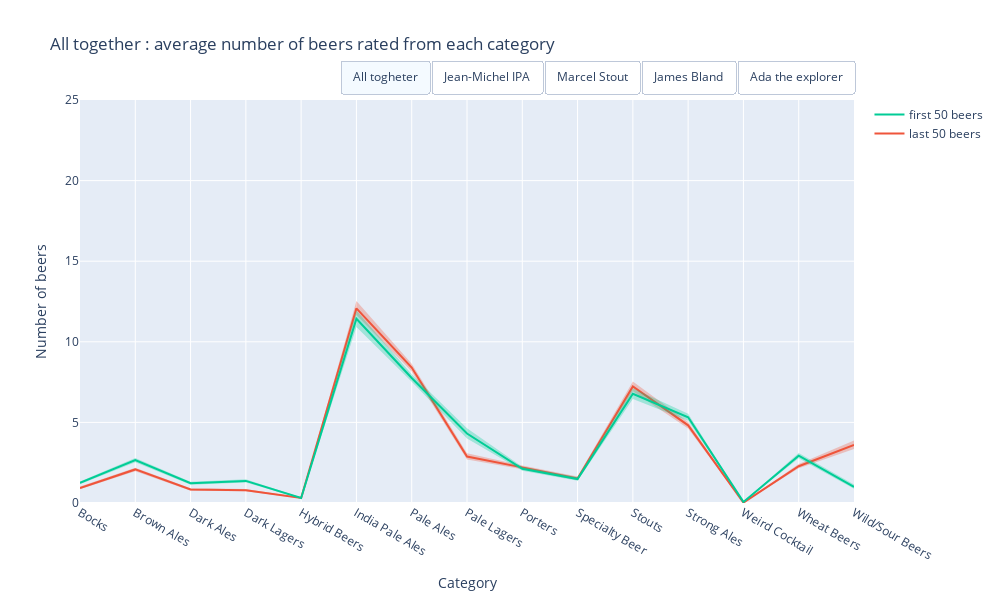

The code cell stored with this chart in its notebook:
### Code cell
# Interactive plot with the different clusters for Kmeans with k = 4
mean_user = df_pivot.copy()

# plotly setup 
fig = go.Figure()

# Add one ore more traces
x = mean_user.index

for key in mapping_name_idx.keys():
    viz = False
    if key == "All":
        viz = True
    
    #last
    #mean
    fig.add_trace(go.Scatter(x=x, y=mean_user.iloc[:, 25 + mapping_name_idx[key]].values,
                             name='last 50 beers', mode='lines', line_color='rgb(239,85,59)', 
                             visible=viz, showlegend=True))
    #CI low
    fig.add_trace(go.Scatter(x=x, y=mean_user.iloc[:, 15 + mapping_name_idx[key]].values,
                             name='first, CI Low', fill=None, mode='lines', line_width = 0.00,
                             fillcolor='rgba(239,85,59,0.3)', visible=viz, showlegend=False))
    #CI high
    fig.add_trace(go.Scatter(x=x, y=mean_user.iloc[:, 20 + mapping_name_idx[key]].values,
                             name='first, CI high', fill='tonexty', mode='lines', line_width = 0.00,
                             fillcolor='rgba(239,85,59,0.3)', visible=viz, showlegend=False))

    #first
    #mean
    fig.add_trace(go.Scatter(x=x, y=mean_user.iloc[:, 10 + mapping_name_idx[key]].values,
                             name='first 50 beers', mode='lines', line_color = "rgb(0,204,150)",
                             visible=viz, showlegend=True))
    #CI low
    fig.add_trace(go.Scatter(x=x, y=mean_user.iloc[:, 0 + mapping_name_idx[key]].values,
                             name='first, CI Low', fill=None, mode='lines', line_width = 0.00,
                             fillcolor='rgba(0,204,150,0.3)', visible=viz, showlegend=False))
    #CI high
    fig.add_trace(go.Scatter(x=x, y=mean_user.iloc[:, 5 + mapping_name_idx[key]].values,
                             name='first, CI High', fill='tonexty', mode='lines', line_width = 0.00,
                             fillcolor='rgba(0,204,150,0.3)', visible=viz, showlegend=False))

#build 5 mask coresponding to each button
list_0 = [True]*6 + [False]*24
list_1 = [False]*6 + [True]*6 + [False]*18
list_2 = [False]*12 + [True]*6 + [False]*12
list_3 = [False]*18 + [True]*6 + [False]*6
list_4 = [False]*24 + [True]*6

fig.update_layout(
    yaxis_range=[0,25],
    width=1000,
    height=600,
    updatemenus=[
        dict(
            type="buttons",
            direction="right",
            active=0,
            x=1,
            y=1.1,
            buttons=list([
                dict(label="All togheter",
                     method="update",
                     args=[{"visible": list_0},
                           {'title':'All together : average number of beers rated from each category'}]),
                dict(label="Jean-Michel IPA",
                     method="update",
                     args=[{"visible": list_1},
                           {'title' : 'Team "Jean-Michel IPA" : average number of beers rated from each category'}]),
                dict(label="Marcel Stout",
                     method="update",
                     args=[{"visible": list_2},
                           {'title' : 'Team "Marcel Stout" : average number of beers rated from each category'}]),
                dict(label="James Bland",
                     method="update",
                     args=[{"visible": list_3},
                           {'title' : 'Team "James Bland" : average number of beers rated from each category'}]),
                dict(label="Ada the explorer",
                     method="update",
                     args=[{"visible": list_4},
                           {'title' : 'Team "Ada the explorer" : average number of beers rated from each category'}])

            ]),
        )
    ])

# Set title
fig.update_xaxes(title_text="Category")
fig.update_yaxes(title_text="Number of beers")

fig.update_layout({'title' : 'All together : average number of beers rated from each category'})

fig.show()
#fig.write_html("all_first_vs_last.html")

### Figure 1 — Plotly figure (JSON) as saved in the notebook; plotly's stock layout.template omitted (floating-point values rounded to 4 significant figures)
{"data": [{"line": {"color": "rgb(239,85,59)"}, "mode": "lines", "name": "last 50 beers", "showlegend": true, "type": "scatter", "visible": true, "x": ["Bocks", "Brown Ales", "Dark Ales", "Dark Lagers", "Hybrid Beers", "India Pale Ales", "Pale Ales", "Pale Lagers", "Porters", "Specialty Beer", "Stouts", "Strong Ales", "Weird Cocktail", "Wheat Beers", "Wild/Sour Beers"], "y": [0.933, 2.082, 0.8371, 0.7907, 0.3124, 12.08, 8.402, 2.882, 2.21, 1.526, 7.224, 4.819, 0.02165, 2.282, 3.601]}, {"fillcolor": "rgba(239,85,59,0.3)", "line": {"width": 0}, "mode": "lines", "name": "first, CI Low", "showlegend": false, "type": "scatter", "visible": true, "x": ["Bocks", "Brown Ales", "Dark Ales", "Dark Lagers", "Hybrid Beers", "India Pale Ales", "Pale Ales", "Pale Lagers", "Porters", "Specialty Beer", "Stouts", "Strong Ales", "Weird Cocktail", "Wheat Beers", "Wild/Sour Beers"], "y": [0.8546, 1.974, 0.7619, 0.7227, 0.2773, 11.66, 8.16, 2.704, 2.1, 1.42, 6.934, 4.618, 0.0134, 2.161, 3.356]}, {"fill": "tonexty", "fillcolor": "rgba(239,85,59,0.3)", "line": {"width": 0}, "mode": "lines", "name": "first, CI high", "showlegend": false, "type": "scatter", "visible": true, "x": ["Bocks", "Brown Ales", "Dark Ales", "Dark Lagers", "Hybrid Beers", "India Pale Ales", "Pale Ales", "Pale Lagers", "Porters", "Specialty Beer", "Stouts", "Strong Ales", "Weird Cocktail", "Wheat Beers", "Wild/Sour Beers"], "y": [1.021, 2.193, 0.9134, 0.8608, 0.3485, 12.53, 8.644, 3.084, 2.319, 1.643, 7.543, 5.029, 0.03093, 2.416, 3.878]}, {"line": {"color": "rgb(0,204,150)"}, "mode": "lines", "name": "first 50 beers", "showlegend": true, "type": "scatter", "visible": true, "x": ["Bocks", "Brown Ales", "Dark Ales", "Dark Lagers", "Hybrid Beers", "India Pale Ales", "Pale Ales", "Pale Lagers", "Porters", "Specialty Beer", "Stouts", "Strong Ales", "Weird Cocktail", "Wheat Beers", "Wild/Sour Beers"], "y": [1.247, 2.662, 1.225, 1.371, 0.3072, 11.43, 7.753, 4.309, 2.119, 1.487, 6.773, 5.315, 0.06701, 2.936, 1.001]}, {"fillcolor": "rgba(0,204,150,0.3)", "line": {"width": 0}, "mode": "lines", "name": "first, CI Low", "showlegend": false, "type": "scatter", "visible": true, "x": ["Bocks", "Brown Ales", "Dark Ales", "Dark Lagers", "Hybrid Beers", "India Pale Ales", "Pale Ales", "Pale Lagers", "Porters", "Specialty Beer", "Stouts", "Strong Ales", "Weird Cocktail", "Wheat Beers", "Wild/Sour Beers"], "y": [1.159, 2.534, 1.135, 1.271, 0.2722, 10.91, 7.522, 4.006, 2.006, 1.376, 6.444, 5.107, 0.05155, 2.775, 0.8804]}, {"fill": "tonexty", "fillcolor": "rgba(0,204,150,0.3)", "line": {"width": 0}, "mode": "lines", "name": "first, CI High", "showlegend": false, "type": "scatter", "visible": true, "x": ["Bocks", "Brown Ales", "Dark Ales", "Dark Lagers", "Hybrid Beers", "India Pale Ales", "Pale Ales", "Pale Lagers", "Porters", "Specialty Beer", "Stouts", "Strong Ales", "Weird Cocktail", "Wheat Beers", "Wild/Sour Beers"], "y": [1.339, 2.792, 1.314, 1.475, 0.3423, 11.94, 7.989, 4.637, 2.241, 1.609, 7.126, 5.534, 0.08351, 3.104, 1.142]}, {"line": {"color": "rgb(239,85,59)"}, "mode": "lines", "name": "last 50 beers", "showlegend": true, "type": "scatter", "visible": false, "x": ["Bocks", "Brown Ales", "Dark Ales", "Dark Lagers", "Hybrid Beers", "India Pale Ales", "Pale Ales", "Pale Lagers", "Porters", "Specialty Beer", "Stouts", "Strong Ales", "Weird Cocktail", "Wheat Beers", "Wild/Sour Beers"], "y": [0.5314, 1.264, 0.4519, 0.4895, 0.2469, 16.16, 8.142, 2.201, 1.962, 1.201, 7.607, 3.703, 0.008368, 1.824, 4.205]}, {"fillcolor": "rgba(239,85,59,0.3)", "line": {"width": 0}, "mode": "lines", "name": "first, CI Low", "showlegend": false, "type": "scatter", "visible": false, "x": ["Bocks", "Brown Ales", "Dark Ales", "Dark Lagers", "Hybrid Beers", "India Pale Ales", "Pale Ales", "Pale Lagers", "Porters", "Specialty Beer", "Stouts", "Strong Ales", "Weird Cocktail", "Wheat Beers", "Wild/Sour Beers"], "y": [0.4184, 1.1, 0.3515, 0.3891, 0.1883, 15.28, 7.678, 1.912, 1.757, 1.029, 6.958, 3.368, 0, 1.619, 3.703]}, {"fill": "tonexty", "fillcolor": "rgba(239,85,59,0.3)", "line": {"width": 0}, "mode": "lines", "name": "first, CI high", "showlegend": false, "type": "scatter", "visible": false, "x": ["Bocks", "Brown Ales", "Dark Ales", "Dark Lagers", "Hybrid Beers", "India Pale Ales", "Pale Ales", "Pale Lagers", "Porters", "Specialty Beer", "Stouts", "Strong Ales", "Weird Cocktail", "Wheat Beers", "Wild/Sour Beers"], "y": [0.6695, 1.431, 0.5649, 0.59, 0.3096, 17.12, 8.623, 2.544, 2.18, 1.389, 8.339, 4.054, 0.02092, 2.059, 4.766]}, {"line": {"color": "rgb(0,204,150)"}, "mode": "lines", "name": "first 50 beers", "showlegend": true, "type": "scatter", "visible": false, "x": ["Bocks", "Brown Ales", "Dark Ales", "Dark Lagers", "Hybrid Beers", "India Pale Ales", "Pale Ales", "Pale Lagers", "Porters", "Specialty Beer", "Stouts", "Strong Ales", "Weird Cocktail", "Wheat Beers", "Wild/Sour Beers"], "y": [0.5983, 1.732, 0.6151, 0.5481, 0.2343, 22.83, 7.469, 2.013, 1.351, 1.222, 4.556, 4.075, 0.01255, 1.879, 0.8619]}, {"fillcolor": "rgba(0,204,150,0.3)", "line": {"width": 0}, "mode": "lines", "name": "first, CI Low", "showlegend": false, "type": "scatter", "visible": false, "x": ["Bocks", "Brown Ales", "Dark Ales", "Dark Lagers", "Hybrid Beers", "India Pale Ales", "Pale Ales", "Pale Lagers", "Porters", "Specialty Beer", "Stouts", "Strong Ales", "Weird Cocktail", "Wheat Beers", "Wild/Sour Beers"], "y": [0.4937, 1.544, 0.5105, 0.4477, 0.1715, 22.19, 7.05, 1.766, 1.188, 1.05, 4.139, 3.762, 0, 1.669, 0.6778]}, {"fill": "tonexty", "fillcolor": "rgba(0,204,150,0.3)", "line": {"width": 0}, "mode": "lines", "name": "first, CI High", "showlegend": false, "type": "scatter", "visible": false, "x": ["Bocks", "Brown Ales", "Dark Ales", "Dark Lagers", "Hybrid Beers", "India Pale Ales", "Pale Ales", "Pale Lagers", "Porters", "Specialty Beer", "Stouts", "Strong Ales", "Weird Cocktail", "Wheat Beers", "Wild/Sour Beers"], "y": [0.7155, 1.925, 0.7364, 0.6695, 0.3013, 23.54, 7.916, 2.293, 1.519, 1.439, 4.979, 4.406, 0.02929, 2.113, 1.151]}, {"line": {"color": "rgb(239,85,59)"}, "mode": "lines", "name": "last 50 beers", "showlegend": true, "type": "scatter", "visible": false, "x": ["Bocks", "Brown Ales", "Dark Ales", "Dark Lagers", "Hybrid Beers", "India Pale Ales", "Pale Ales", "Pale Lagers", "Porters", "Specialty Beer", "Stouts", "Strong Ales", "Weird Cocktail", "Wheat Beers", "Wild/Sour Beers"], "y": [0.551, 1.878, 0.602, 0.5459, 0.2449, 11.47, 7.041, 1.638, 2.577, 1.485, 10.19, 5.092, 0.005102, 1.878, 4.801]}, {"fillcolor": "rgba(239,85,59,0.3)", "line": {"width": 0}, "mode": "lines", "name": "first, CI Low", "showlegend": false, "type": "scatter", "visible": false, "x": ["Bocks", "Brown Ales", "Dark Ales", "Dark Lagers", "Hybrid Beers", "India Pale Ales", "Pale Ales", "Pale Lagers", "Porters", "Specialty Beer", "Stouts", "Strong Ales", "Weird Cocktail", "Wheat Beers", "Wild/Sour Beers"], "y": [0.4388, 1.653, 0.4847, 0.4235, 0.1786, 10.68, 6.592, 1.367, 2.327, 1.265, 9.469, 4.628, 0, 1.648, 4.179]}, {"fill": "tonexty", "fillcolor": "rgba(239,85,59,0.3)", "line": {"width": 0}, "mode": "lines", "name": "first, CI high", "showlegend": false, "type": "scatter", "visible": false, "x": ["Bocks", "Brown Ales", "Dark Ales", "Dark Lagers", "Hybrid Beers", "India Pale Ales", "Pale Ales", "Pale Lagers", "Porters", "Specialty Beer", "Stouts", "Strong Ales", "Weird Cocktail", "Wheat Beers", "Wild/Sour Beers"], "y": [0.6786, 2.128, 0.7347, 0.6837, 0.3163, 12.38, 7.51, 1.969, 2.837, 1.75, 10.98, 5.607, 0.01531, 2.107, 5.471]}, {"line": {"color": "rgb(0,204,150)"}, "mode": "lines", "name": "first 50 beers", "showlegend": true, "type": "scatter", "visible": false, "x": ["Bocks", "Brown Ales", "Dark Ales", "Dark Lagers", "Hybrid Beers", "India Pale Ales", "Pale Ales", "Pale Lagers", "Porters", "Specialty Beer", "Stouts", "Strong Ales", "Weird Cocktail", "Wheat Beers", "Wild/Sour Beers"], "y": [0.8163, 2.505, 0.9592, 0.6327, 0.2806, 9.872, 4.75, 1.296, 3.097, 1.342, 15.15, 6.168, 0.07653, 1.551, 1.505]}, {"fillcolor": "rgba(0,204,150,0.3)", "line": {"width": 0}, "mode": "lines", "name": "first, CI Low", "showlegend": false, "type": "scatter", "visible": false, "x": ["Bocks", "Brown Ales", "Dark Ales", "Dark Lagers", "Hybrid Beers", "India Pale Ales", "Pale Ales", "Pale Lagers", "Porters", "Specialty Beer", "Stouts", "Strong Ales", "Weird Cocktail", "Wheat Beers", "Wild/Sour Beers"], "y": [0.6735, 2.224, 0.7947, 0.5051, 0.2092, 9.087, 4.398, 1.112, 2.801, 1.133, 14.48, 5.673, 0.04082, 1.316, 1.179]}, {"fill": "tonexty", "fillcolor": "rgba(0,204,150,0.3)", "line": {"width": 0}, "mode": "lines", "name": "first, CI High", "showlegend": false, "type": "scatter", "visible": false, "x": ["Bocks", "Brown Ales", "Dark Ales", "Dark Lagers", "Hybrid Beers", "India Pale Ales", "Pale Ales", "Pale Lagers", "Porters", "Specialty Beer", "Stouts", "Strong Ales", "Weird Cocktail", "Wheat Beers", "Wild/Sour Beers"], "y": [0.9694, 2.796, 1.139, 0.7806, 0.3571, 10.64, 5.112, 1.505, 3.439, 1.587, 15.89, 6.75, 0.1224, 1.827, 1.918]}, {"line": {"color": "rgb(239,85,59)"}, "mode": "lines", "name": "last 50 beers", "showlegend": true, "type": "scatter", "visible": false, "x": ["Bocks", "Brown Ales", "Dark Ales", "Dark Lagers", "Hybrid Beers", "India Pale Ales", "Pale Ales", "Pale Lagers", "Porters", "Specialty Beer", "Stouts", "Strong Ales", "Weird Cocktail", "Wheat Beers", "Wild/Sour Beers"], "y": [1.631, 2.617, 1.22, 1.27, 0.2979, 10.15, 9.511, 4.652, 2.163, 1.688, 5.298, 4.681, 0.02837, 2.894, 1.901]}, {"fillcolor": "rgba(239,85,59,0.3)", "line": {"width": 0}, "mode": "lines", "name": "first, CI Low", "showlegend": false, "type": "scatter", "visible": false, "x": ["Bocks", "Brown Ales", "Dark Ales", "Dark Lagers", "Hybrid Beers", "India Pale Ales", "Pale Ales", "Pale Lagers", "Porters", "Specialty Beer", "Stouts", "Strong Ales", "Weird Cocktail", "Wheat Beers", "Wild/Sour Beers"], "y": [1.34, 2.326, 0.9858, 1.064, 0.2057, 9.077, 8.95, 4.092, 1.887, 1.383, 4.752, 4.177, 0.007092, 2.539, 1.482]}, {"fill": "tonexty", "fillcolor": "rgba(239,85,59,0.3)", "line": {"width": 0}, "mode": "lines", "name": "first, CI high", "showlegend": false, "type": "scatter", "visible": false, "x": ["Bocks", "Brown Ales", "Dark Ales", "Dark Lagers", "Hybrid Beers", "India Pale Ales", "Pale Ales", "Pale Lagers", "Porters", "Specialty Beer", "Stouts", "Strong Ales", "Weird Cocktail", "Wheat Beers", "Wild/Sour Beers"], "y": [2, 2.915, 1.475, 1.504, 0.3972, 11.33, 10.16, 5.321, 2.475, 2.113, 5.972, 5.206, 0.05674, 3.298, 2.496]}, {"line": {"color": "rgb(0,204,150)"}, "mode": "lines", "name": "first 50 beers", "showlegend": true, "type": "scatter", "visible": false, "x": ["Bocks", "Brown Ales", "Dark Ales", "Dark Lagers", "Hybrid Beers", "India Pale Ales", "Pale Ales", "Pale Lagers", "Porters", "Specialty Beer", "Stouts", "Strong Ales", "Weird Cocktail", "Wheat Beers", "Wild/Sour Beers"], "y": [1.794, 2.723, 1.426, 3.348, 0.383, 3.298, 7.78, 13.62, 1.56, 1.418, 3.511, 3.95, 0.156, 4.745, 0.2837]}, {"fillcolor": "rgba(0,204,150,0.3)", "line": {"width": 0}, "mode": "lines", "name": "first, CI Low", "showlegend": false, "type": "scatter", "visible": false, "x": ["Bocks", "Brown Ales", "Dark Ales", "Dark Lagers", "Hybrid Beers", "India Pale Ales", "Pale Ales", "Pale Lagers", "Porters", "Specialty Beer", "Stouts", "Strong Ales", "Weird Cocktail", "Wheat Beers", "Wild/Sour Beers"], "y": [1.539, 2.397, 1.199, 3.035, 0.2766, 2.858, 7.191, 12.77, 1.312, 1.163, 3.092, 3.553, 0.09929, 4.27, 0.1915]}, {"fill": "tonexty", "fillcolor": "rgba(0,204,150,0.3)", "line": {"width": 0}, "mode": "lines", "name": "first, CI High", "showlegend": false, "type": "scatter", "visible": false, "x": ["Bocks", "Brown Ales", "Dark Ales", "Dark Lagers", "Hybrid Beers", "India Pale Ales", "Pale Ales", "Pale Lagers", "Porters", "Specialty Beer", "Stouts", "Strong Ales", "Weird Cocktail", "Wheat Beers", "Wild/Sour Beers"], "y": [2.092, 3.071, 1.681, 3.667, 0.4925, 3.816, 8.348, 14.63, 1.823, 1.73, 3.986, 4.348, 0.2128, 5.22, 0.3901]}, {"line": {"color": "rgb(239,85,59)"}, "mode": "lines", "name": "last 50 beers", "showlegend": true, "type": "scatter", "visible": false, "x": ["Bocks", "Brown Ales", "Dark Ales", "Dark Lagers", "Hybrid Beers", "India Pale Ales", "Pale Ales", "Pale Lagers", "Porters", "Specialty Beer", "Stouts", "Strong Ales", "Weird Cocktail", "Wheat Beers", "Wild/Sour Beers"], "y": [1.117, 2.49, 1.051, 0.9239, 0.3909, 10.59, 8.84, 3.282, 2.195, 1.685, 6.206, 5.409, 0.03553, 2.543, 3.246]}, {"fillcolor": "rgba(239,85,59,0.3)", "line": {"width": 0}, "mode": "lines", "name": "first, CI Low", "showlegend": false, "type": "scatter", "visible": false, "x": ["Bocks", "Brown Ales", "Dark Ales", "Dark Lagers", "Hybrid Beers", "India Pale Ales", "Pale Ales", "Pale Lagers", "Porters", "Specialty Beer", "Stouts", "Strong Ales", "Weird Cocktail", "Wheat Beers", "Wild/Sour Beers"], "y": [0.9949, 2.317, 0.9289, 0.8173, 0.3299, 10, 8.467, 2.995, 2.036, 1.51, 5.822, 5.089, 0.01777, 2.338, 2.878]}, {"fill": "tonexty", "fillcolor": "rgba(239,85,59,0.3)", "line": {"width": 0}, "mode": "lines", "name": "first, CI high", "showlegend": false, "type": "scatter", "visible": false, "x": ["Bocks", "Brown Ales", "Dark Ales", "Dark Lagers", "Hybrid Beers", "India Pale Ales", "Pale Ales", "Pale Lagers", "Porters", "Specialty Beer", "Stouts", "Strong Ales", "Weird Cocktail", "Wheat Beers", "Wild/Sour Beers"], "y": [1.251, 2.66, 1.185, 1.038, 0.4518, 11.18, 9.256, 3.604, 2.36, 1.878, 6.602, 5.736, 0.05584, 2.75, 3.68]}, {"line": {"color": "rgb(0,204,150)"}, "mode": "lines", "name": "first 50 beers", "showlegend": true, "type": "scatter", "visible": false, "x": ["Bocks", "Brown Ales", "Dark Ales", "Dark Lagers", "Hybrid Beers", "India Pale Ales", "Pale Ales", "Pale Lagers", "Porters", "Specialty Beer", "Stouts", "Strong Ales", "Weird Cocktail", "Wheat Beers", "Wild/Sour Beers"], "y": [1.66, 3.282, 1.655, 1.53, 0.3376, 8.193, 9.409, 3.868, 2.297, 1.744, 5.119, 6.132, 0.06345, 3.619, 1.091]}, {"fillcolor": "rgba(0,204,150,0.3)", "line": {"width": 0}, "mode": "lines", "name": "first, CI Low", "showlegend": false, "type": "scatter", "visible": false, "x": ["Bocks", "Brown Ales", "Dark Ales", "Dark Lagers", "Hybrid Beers", "India Pale Ales", "Pale Ales", "Pale Lagers", "Porters", "Specialty Beer", "Stouts", "Strong Ales", "Weird Cocktail", "Wheat Beers", "Wild/Sour Beers"], "y": [1.518, 3.076, 1.505, 1.388, 0.2817, 7.772, 9.084, 3.612, 2.119, 1.556, 4.865, 5.792, 0.04061, 3.365, 0.9036]}, {"fill": "tonexty", "fillcolor": "rgba(0,204,150,0.3)", "line": {"width": 0}, "mode": "lines", "name": "first, CI High", "showlegend": false, "type": "scatter", "visible": false, "x": ["Bocks", "Brown Ales", "Dark Ales", "Dark Lagers", "Hybrid Beers", "India Pale Ales", "Pale Ales", "Pale Lagers", "Porters", "Specialty Beer", "Stouts", "Strong Ales", "Weird Cocktail", "Wheat Beers", "Wild/Sour Beers"], "y": [1.817, 3.49, 1.812, 1.673, 0.3934, 8.602, 9.772, 4.127, 2.48, 1.977, 5.386, 6.477, 0.08883, 3.898, 1.338]}], "layout": {"height": 600, "title": {"text": "All together : average number of beers rated from each category"}, "updatemenus": [{"active": 0, "buttons": [{"args": [{"visible": [true, true, true, true, true, true, false, false, false, false, false, false, false, false, false, false, false, false, false, false, false, false, false, false, false, false, false, false, false, false]}, {"title": "All together : average number of beers rated from each category"}], "label": "All togheter", "method": "update"}, {"args": [{"visible": [false, false, false, false, false, false, true, true, true, true, true, true, false, false, false, false, false, false, false, false, false, false, false, false, false, false, false, false, false, false]}, {"title": "Team \"Jean-Michel IPA\" : average number of beers rated from each category"}], "label": "Jean-Michel IPA", "method": "update"}, {"args": [{"visible": [false, false, false, false, false, false, false, false, false, false, false, false, true, true, true, true, true, true, false, false, false, false, false, false, false, false, false, false, false, false]}, {"title": "Team \"Marcel Stout\" : average number of beers rated from each category"}], "label": "Marcel Stout", "method": "update"}, {"args": [{"visible": [false, false, false, false, false, false, false, false, false, false, false, false, false, false, false, false, false, false, true, true, true, true, true, true, false, false, false, false, false, false]}, {"title": "Team \"James Bland\" : average number of beers rated from each category"}], "label": "James Bland", "method": "update"}, {"args": [{"visible": [false, false, false, false, false, false, false, false, false, false, false, false, false, false, false, false, false, false, false, false, false, false, false, false, true, true, true, true, true, true]}, {"title": "Team \"Ada the explorer\" : average number of beers rated from each category"}], "label": "Ada the explorer", "method": "update"}], "direction": "right", "type": "buttons", "x": 1, "y": 1.1}], "width": 1000, "xaxis": {"title": {"text": "Category"}}, "yaxis": {"range": [0, 25], "title": {"text": "Number of beers"}}}}
